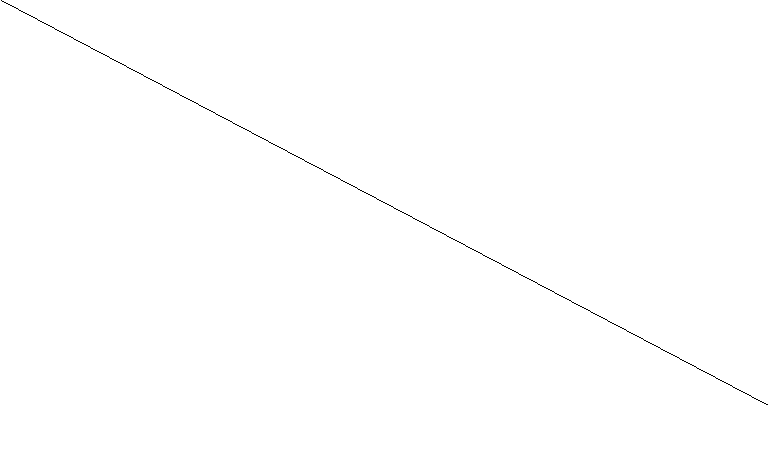
//> input picture OPENCV/zhixian.png, 768 x 460 px
$ ./cv_Linestan   (built with g++ and OpenCV 4)
//> lines starting //> are read from the running program, lines starting //| are printed output that depends on the picture; after the words box and inside, x2 and y2 are one past the last pixel; in counts of white or black regions, pixels touching at a corner belong together
#include <iostream>
#include <conio.h>
#include <opencv2/opencv.hpp>
using namespace cv;
int main()
{
    Mat imgSrc = imread("zhixian.png");
//> imgSrc is the input picture: 460 rows x 768 cols, CV_8UC3; 99.8% white; black in thin lines or dots, all inside (x1, y1, x2, y2) = (1, 0, 768, 405)
    if(imgSrc.empty())
    {
        return 1;
    }
    Mat imgCany,imgGray;
    //转化为灰度图像
    cvtColor(imgSrc,imgGray,COLOR_BGR2GRAY);
    //二值化
    threshold(imgGray,imgGray,0,255,THRESH_OTSU);
    imshow("Gray",imgGray);
    //边缘提取
    Canny(imgGray,imgCany,100,200);
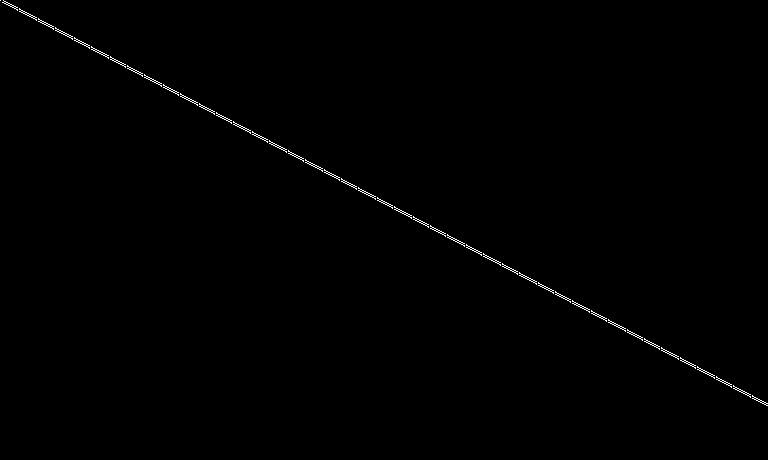
//> imgCany: 460 rows x 768 cols, CV_8UC1; 0.43% white in thin lines or dots, all inside (x1, y1, x2, y2) = (0, 0, 768, 406)
    imshow("Canny",imgCany);

    /**直线坐标集*/
    std::vector<Vec4f> Posline;
    //霍夫直线变换提取坐标；
    HoughLinesP(imgCany,Posline,1,CV_PI/180.0,50,20,30);
//> Posline = 6 lines (x1, y1, x2, y2): [464, 245, 766, 405], [161, 83, 680, 358], [3, 0, 252, 132], [0, 0, 339, 180], [284, 150, 714, 378], [483, 253, 766, 403]
    // [9 lines of commented-out code are left out]
    std::cout << Posline.size() << std::endl;
//| 6
    Mat des(imgSrc.size(),imgSrc.type(),Scalar(0,0,0));
    for( size_t i = 0; i < Posline.size() ;i++)
    {
        Vec4f lines = Posline[i];
        line(des,Point(lines[0],lines[1]),Point(lines[2],lines[3]),Scalar(255,0,0));
    }
//> this loop made 6 passes
    imshow("des",des);
    waitKey();
    getch();
    return 0;
}

$ run again, with OPENCV/11.png copied over OPENCV/zhixian.png
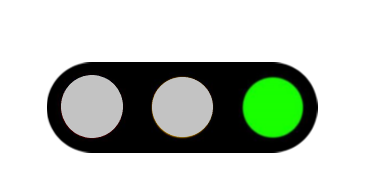
//> input picture OPENCV/11.png, 371 x 182 px
//> imgSrc is the input picture: 182 rows x 371 cols, CV_8UC3; mean B, G, R 186.2, 196.8, 187.4
//> `threshold(imgGray,imgGray,0,255,THRESH_OTSU);`:
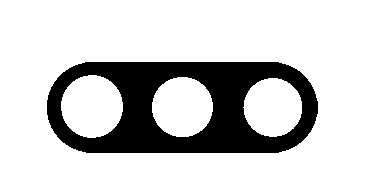
//> imgGray: 182 rows x 371 cols, CV_8UC1; 79% white; 1 black region, box (x1, y1, x2, y2) and area: (47, 62, 318, 153) 14177
//> `Canny(imgGray,imgCany,100,200);`:
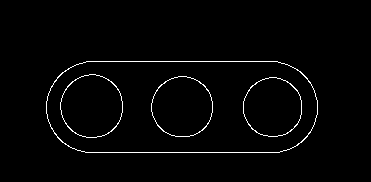
//> imgCany: 182 rows x 371 cols, CV_8UC1; 1.9% white in thin lines or dots, all inside (x1, y1, x2, y2) = (46, 61, 318, 153)
//> Posline = 2 lines (x1, y1, x2, y2): [85, 152, 279, 152], [86, 61, 277, 61]
//| 2
//> the loop `for( size_t i = 0; i < Posline.size() ;i++)` made 2 passes
